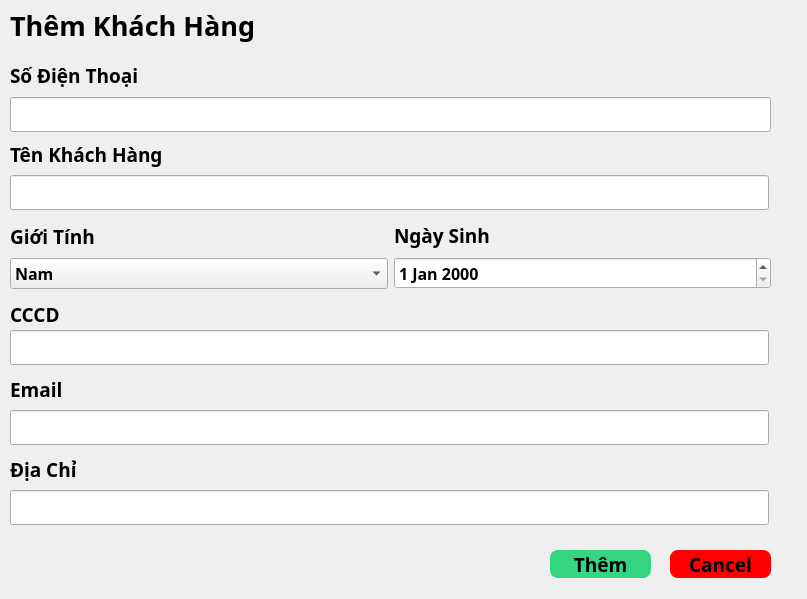
<?xml version="1.0" encoding="UTF-8"?>
<ui version="4.0">
 <class>ThemKhachHang</class>
 <widget class="QDialog" name="ThemKhachHang">
  <property name="geometry">
   <rect>
    <x>0</x>
    <y>0</y>
    <width>807</width>
    <height>599</height>
   </rect>
  </property>
  <property name="windowTitle">
   <string>Dialog</string>
  </property>
  <widget class="QLabel" name="lbNametk2">
   <property name="geometry">
    <rect>
     <x>10</x>
     <y>0</y>
     <width>271</width>
     <height>51</height>
    </rect>
   </property>
   <property name="font">
    <font>
     <family>Bahnschrift</family>
     <pointsize>20</pointsize>
     <weight>75</weight>
     <bold>true</bold>
    </font>
   </property>
   <property name="text">
    <string>Thêm Khách Hàng</string>
   </property>
  </widget>
  <widget class="QLineEdit" name="txtTenKH">
   <property name="geometry">
    <rect>
     <x>10</x>
     <y>175</y>
     <width>759</width>
     <height>35</height>
    </rect>
   </property>
   <property name="minimumSize">
    <size>
     <width>0</width>
     <height>35</height>
    </size>
   </property>
   <property name="maximumSize">
    <size>
     <width>16777215</width>
     <height>35</height>
    </size>
   </property>
  </widget>
  <widget class="QLabel" name="label_3">
   <property name="geometry">
    <rect>
     <x>10</x>
     <y>140</y>
     <width>759</width>
     <height>28</height>
    </rect>
   </property>
   <property name="font">
    <font>
     <family>Bahnschrift</family>
     <pointsize>14</pointsize>
     <weight>75</weight>
     <bold>true</bold>
    </font>
   </property>
   <property name="text">
    <string>Tên Khách Hàng</string>
   </property>
  </widget>
  <widget class="QLabel" name="label_5">
   <property name="geometry">
    <rect>
     <x>10</x>
     <y>375</y>
     <width>759</width>
     <height>28</height>
    </rect>
   </property>
   <property name="font">
    <font>
     <family>Bahnschrift</family>
     <pointsize>14</pointsize>
     <weight>75</weight>
     <bold>true</bold>
    </font>
   </property>
   <property name="text">
    <string>Email</string>
   </property>
  </widget>
  <widget class="QLineEdit" name="txtEmail">
   <property name="geometry">
    <rect>
     <x>10</x>
     <y>410</y>
     <width>759</width>
     <height>35</height>
    </rect>
   </property>
   <property name="minimumSize">
    <size>
     <width>0</width>
     <height>35</height>
    </size>
   </property>
   <property name="maximumSize">
    <size>
     <width>16777215</width>
     <height>35</height>
    </size>
   </property>
  </widget>
  <widget class="QLabel" name="label_6">
   <property name="geometry">
    <rect>
     <x>10</x>
     <y>455</y>
     <width>759</width>
     <height>28</height>
    </rect>
   </property>
   <property name="font">
    <font>
     <family>Bahnschrift</family>
     <pointsize>14</pointsize>
     <weight>75</weight>
     <bold>true</bold>
    </font>
   </property>
   <property name="text">
    <string>Địa Chỉ</string>
   </property>
  </widget>
  <widget class="QLineEdit" name="txtDiaChi">
   <property name="geometry">
    <rect>
     <x>10</x>
     <y>490</y>
     <width>759</width>
     <height>35</height>
    </rect>
   </property>
   <property name="minimumSize">
    <size>
     <width>0</width>
     <height>35</height>
    </size>
   </property>
   <property name="maximumSize">
    <size>
     <width>16777215</width>
     <height>35</height>
    </size>
   </property>
  </widget>
  <widget class="QLineEdit" name="txtCCCD">
   <property name="geometry">
    <rect>
     <x>10</x>
     <y>330</y>
     <width>759</width>
     <height>35</height>
    </rect>
   </property>
   <property name="minimumSize">
    <size>
     <width>0</width>
     <height>35</height>
    </size>
   </property>
   <property name="maximumSize">
    <size>
     <width>16777215</width>
     <height>35</height>
    </size>
   </property>
  </widget>
  <widget class="QLabel" name="label_7">
   <property name="geometry">
    <rect>
     <x>10</x>
     <y>300</y>
     <width>759</width>
     <height>28</height>
    </rect>
   </property>
   <property name="font">
    <font>
     <family>Bahnschrift</family>
     <pointsize>14</pointsize>
     <weight>75</weight>
     <bold>true</bold>
    </font>
   </property>
   <property name="text">
    <string>CCCD</string>
   </property>
  </widget>
  <widget class="QWidget" name="layoutWidget">
   <property name="geometry">
    <rect>
     <x>10</x>
     <y>60</y>
     <width>761</width>
     <height>72</height>
    </rect>
   </property>
   <layout class="QVBoxLayout" name="verticalLayout">
    <item>
     <widget class="QLabel" name="label">
      <property name="font">
       <font>
        <family>Bahnschrift</family>
        <pointsize>14</pointsize>
        <weight>75</weight>
        <bold>true</bold>
       </font>
      </property>
      <property name="text">
       <string>Số Điện Thoại</string>
      </property>
     </widget>
    </item>
    <item>
     <widget class="QLineEdit" name="txtSdtKH">
      <property name="minimumSize">
       <size>
        <width>0</width>
        <height>35</height>
       </size>
      </property>
      <property name="maximumSize">
       <size>
        <width>16777215</width>
        <height>35</height>
       </size>
      </property>
     </widget>
    </item>
   </layout>
  </widget>
  <widget class="QWidget" name="layoutWidget">
   <property name="geometry">
    <rect>
     <x>10</x>
     <y>220</y>
     <width>761</width>
     <height>69</height>
    </rect>
   </property>
   <layout class="QHBoxLayout" name="horizontalLayout">
    <item>
     <layout class="QVBoxLayout" name="verticalLayout_2">
      <item>
       <widget class="QLabel" name="label_2">
        <property name="font">
         <font>
          <family>Bahnschrift</family>
          <pointsize>14</pointsize>
          <weight>75</weight>
          <bold>true</bold>
         </font>
        </property>
        <property name="text">
         <string>Giới Tính</string>
        </property>
       </widget>
      </item>
      <item>
       <widget class="QComboBox" name="boxGioiTinhKH">
        <property name="font">
         <font>
          <family>Bahnschrift</family>
          <pointsize>12</pointsize>
          <weight>75</weight>
          <bold>true</bold>
         </font>
        </property>
        <item>
         <property name="text">
          <string>Nam</string>
         </property>
        </item>
        <item>
         <property name="text">
          <string>Nữ</string>
         </property>
        </item>
        <item>
         <property name="text">
          <string>Khac</string>
         </property>
        </item>
       </widget>
      </item>
     </layout>
    </item>
    <item>
     <layout class="QVBoxLayout" name="verticalLayout_3">
      <item>
       <widget class="QLabel" name="label_4">
        <property name="font">
         <font>
          <family>Bahnschrift</family>
          <pointsize>14</pointsize>
          <weight>75</weight>
          <bold>true</bold>
         </font>
        </property>
        <property name="text">
         <string>Ngày Sinh</string>
        </property>
       </widget>
      </item>
      <item>
       <widget class="QDateEdit" name="BoxNgaySinhKH">
        <property name="font">
         <font>
          <family>Bahnschrift</family>
          <pointsize>12</pointsize>
          <weight>75</weight>
          <bold>true</bold>
         </font>
        </property>
       </widget>
      </item>
     </layout>
    </item>
   </layout>
  </widget>
  <widget class="QPushButton" name="btnThem">
   <property name="geometry">
    <rect>
     <x>550</x>
     <y>550</y>
     <width>101</width>
     <height>28</height>
    </rect>
   </property>
   <property name="font">
    <font>
     <family>Bahnschrift</family>
     <pointsize>14</pointsize>
     <weight>75</weight>
     <bold>true</bold>
    </font>
   </property>
   <property name="styleSheet">
    <string notr="true">QPushButton{
background-color: #34D481;
border: none;
border-radius: 8px;
font-weight:bold;

}</string>
   </property>
   <property name="text">
    <string>Thêm</string>
   </property>
  </widget>
  <widget class="QPushButton" name="btnCancel">
   <property name="geometry">
    <rect>
     <x>670</x>
     <y>550</y>
     <width>101</width>
     <height>28</height>
    </rect>
   </property>
   <property name="font">
    <font>
     <family>Bahnschrift</family>
     <pointsize>14</pointsize>
     <weight>75</weight>
     <bold>true</bold>
    </font>
   </property>
   <property name="styleSheet">
    <string notr="true">QPushButton{
background-color: rgb(255, 0, 0);
border: none;
border-radius: 8px;
font-weight:bold;

}</string>
   </property>
   <property name="text">
    <string>Cancel</string>
   </property>
  </widget>
 </widget>
 <resources/>
 <connections/>
</ui>
